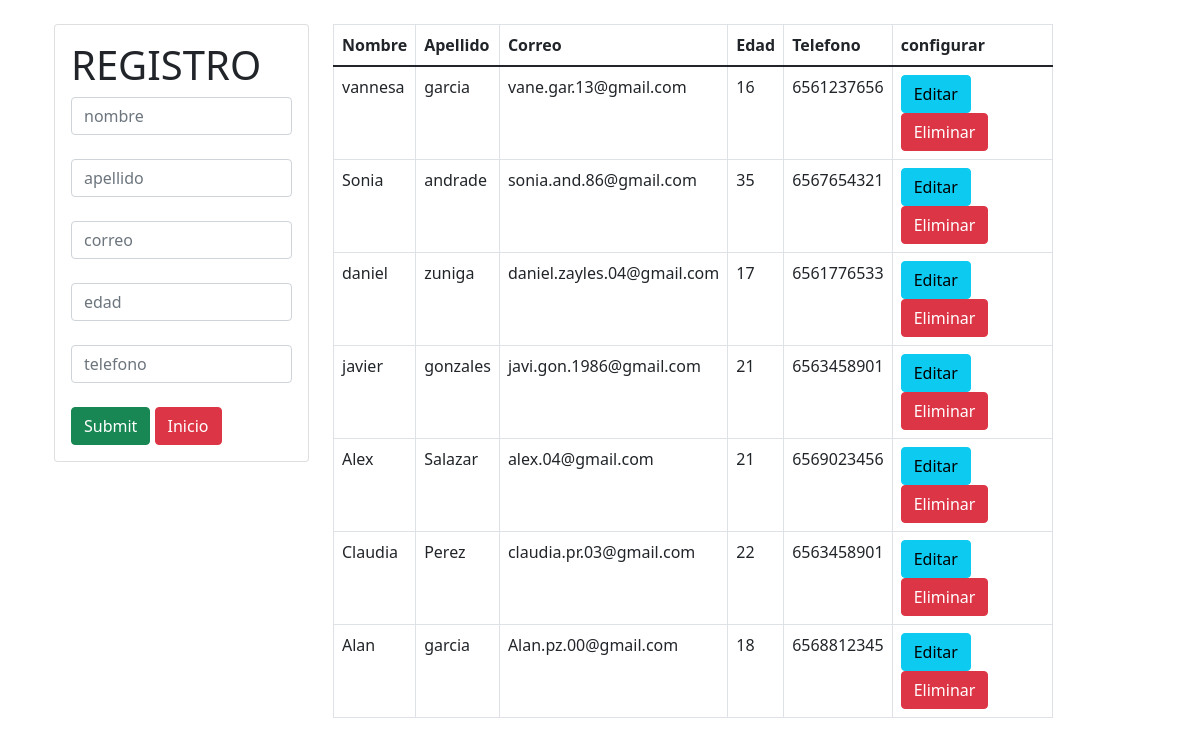
Screenshot of /crud_cliente/cliente.php with the database file from the repository.
### tables this page shows
CREATE TABLE `cliente` (
  `id` int(7) NOT NULL,
  `nombre` varchar(20) NOT NULL,
  `apellido` varchar(25) NOT NULL,
  `correo` varchar(30) NOT NULL,
  `edad` int(2) NOT NULL,
  `telefono` varchar(10) NOT NULL,
  `fecha_reg` varchar(15) NOT NULL
);

### crud_cliente/cliente.php (the view, shortened to what this page needs)
<?php include("bd.php") ?>
<!DOCTYPE html>
<html lang="en">
<head>
    <link rel="stylesheet" type="text/css" href="estilos.css">
    <link href="https://cdn.jsdelivr.net/npm/bootstrap@5.1.3/dist/css/bootstrap.min.css" rel="stylesheet"
>
</head>
<body>
    <div class="container p-4">
        <div class="row">
            <div class="col-md-3">
                <div class="card card-body">
                <form action="insertar.php" method="POST">
                        <h1>REGISTRO</h1>
                        <div class="form-group">
                        <input type="text" name="name" class="form-control" placeholder="nombre" autofocus>
                        <br>
                        <input type="text" name="lastname" class="form-control" placeholder="apellido" autofocus>
                        <br>
		                <input type="email" name="email" class="form-control" placeholder="correo" autofocus>
                        <br>
		                <input type="text" name="years" class="form-control" placeholder="edad" autofocus>
                        <br>
		                <input type="text" name="cel" class="form-control" placeholder="telefono" autofocus>
                        </div><br>
                        <input type="submit" class="btn btn-success btn-block" name="cliente">
                        <a href="/proyecto_zuñiga_TallerElectrico/index.php"
                        class="btn btn-danger btn-block">Inicio</a>
                    </form>
                </div>
            </div>
            <div class="col-md-8">
                <table class="table table-bordered">
                    <thead>
                        <tr>
                            <th>Nombre</th>
                            <th>Apellido</th>
                            <th>Correo</th>
                            <th>Edad</th>
                            <th>Telefono</th>
                            <th>configurar</th>
                    </thead>
                    <tbody>
                        <?php
                        $query = "SELECT * FROM cliente" ;
                        $result = mysqli_query($conex, $query,);
                        while ($row = mysqli_fetch_array($result)) { ?>
                        <tr>
                            <td><?php echo $row['nombre']; ?></td>
                            <td><?php echo $row['apellido']; ?></td>
                            <td><?php echo $row['correo']; ?></td>
                            <td><?php echo $row['edad']; ?></td>
                            <td><?php echo $row['telefono']; ?></td>
                            <td>
                            <a href="edit.php?id=<?php echo $row['id'] ?>" class="btn btn-info">
                            Editar</a>
                            <a href="delete.php?id=<?php echo $row['id'] ?>" class="btn btn-danger">
                            Eliminar</a>
                            </td>
                        </tr>
                        <?php } ?>
                    </tbody>
                </table>
            </div>
        </div>
    </div>
</body>
</html>

### estilos.css (style rules this page uses)
* { -webkit-box-sizing: border-box; -moz-box-sizing: border-box; box-sizing: border-box; margin:0px; padding:0px; }
body { background:#000000; color:#fff; font-family:Arial, helvetica, sans-serif; }
a { text-decoration: none; color: darkgoldenrod; }

### rows the page displays
cliente: nombre "vannesa", apellido "garcia", correo "vane.gar.13@gmail.com", edad "16", telefono "6561237656"
cliente: nombre "Sonia", apellido "andrade", correo "sonia.and.86@gmail.com", edad "35", telefono "6567654321"
cliente: nombre "daniel", apellido "zuniga", correo "daniel.zayles.04@gmail.com", edad "17", telefono "6561776533"
cliente: nombre "javier", apellido "gonzales", correo "javi.gon.1986@gmail.com", edad "21", telefono "6563458901"
cliente: nombre "Alex", apellido "Salazar", correo "alex.04@gmail.com", edad "21", telefono "6569023456"
cliente: nombre "Claudia", apellido "Perez", correo "claudia.pr.03@gmail.com", edad "22", telefono "6563458901"
cliente: nombre "Alan", apellido "garcia", correo "Alan.pz.00@gmail.com", edad "18", telefono "6568812345"
